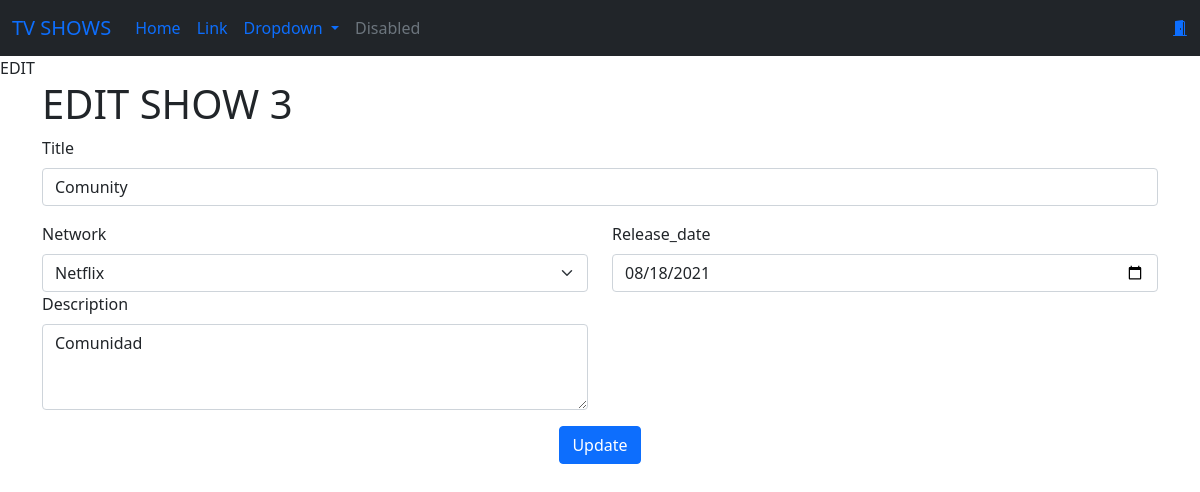
Page /shows/3/edit (signed in) on the earlier database version.
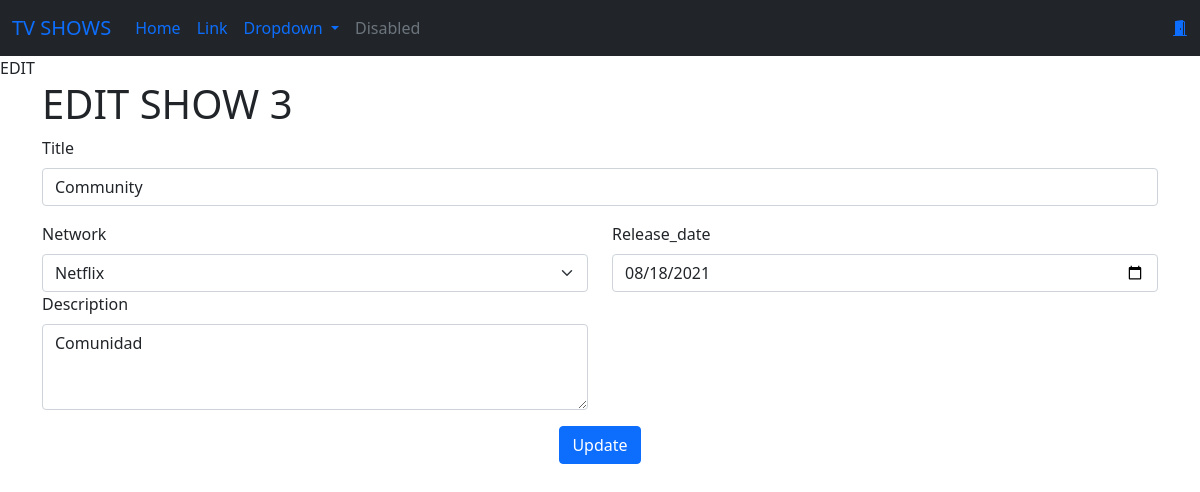
Same page on the later database version.
### main/models.py (models this page shows, shortened)
class Show(models.Model):
    title = models.CharField(max_length=255)
    network = models.ForeignKey(Network,  related_name="shows", on_delete = models.CASCADE)
    release_date = models.DateTimeField()
    description = models.CharField(max_length=255)
    created_at = models.DateTimeField(auto_now_add=True)
    updated_at = models.DateTimeField(auto_now=True)

class Network(models.Model):
    name = models.CharField(max_length=255)
    created_at = models.DateTimeField(auto_now_add=True)
    updated_at = models.DateTimeField(auto_now=True)

### main/decorators.py (the view)
    def wrapper(request, *args , **kwargs):
        if 'user' not in request.session:
            return redirect('/register')
        respuesta=func(request,*args,**kwargs)
        return respuesta

### main/views.py (called while the page is built, shortened)
@login_protect
def edit(request, show_id):
    if request.method=="GET":
        show=Show.objects.get(id=show_id)
        networks=Network.objects.all()
        release_date=show.release_date.strftime('%Y-%m-%d')
        context = {
            "show": show,
            "networks": networks,
            "release_date":release_date
        }
        return render(request, 'edit.html', context)

### main/templates/edit.html (shortened to what this page needs)
{% extends './base.html' %}
{% block content %}
EDIT
<div class="container">
    <div class="row-10">
        <div class="col">
            <h1> EDIT SHOW {{show.id}}</h1>
        </div>
    </div>
    <div class="row-10">
        <div class="col">
            <form method="POST" action="/shows/{{show.id}}/edit">
                <div class="mb-3">
                    <label for="title" class="form-label">Title</label>
                    <input type="text" class="form-control" id="name" name= "title" aria-describedby="" value="{{show.title}}">
                </div>
                <div class="row">
                    <div class="col">
                        <label for="network" class="form-label">Network</label>
                        <select class="form-select" id="network" name= "network_id" aria-label="Default select example">
                            {% for net in networks %}
                            <option {% if net.id == show.network.id %}selected="selected"{% endif %} value="{{net.id}}">{{net.name}}</option>
                            {% endfor %}
                          </select>
                    </div>
                    <div class="col">
                        <label for="release_date" class="form-label">Release_date</label>
                        <input type="date" class="form-control" id= release_date name= release_date placeholder="" aria-label="" value="{{release_date}}">
                    </div>
                </div>
                <div class="row">
                    <div class="col-6">
                        <div class="mb-3">
                            <label for="description" class="form-label">Description</label>
                            <textarea class="form-control" id="description" name="description" rows="3">{{show.description}}</textarea>
                        </div>
                    </div>
                </div>
                <div class="row">
                    <div class="col text-center">
                        <button type="submit" class="btn btn-primary">Update</button>
                    </div>
                </div>
            </div>
        </div>
    </div>
{% endblock %}

Differences in the rows shown:
changed Show "Comunidad": title "Comunity" → "Community"
